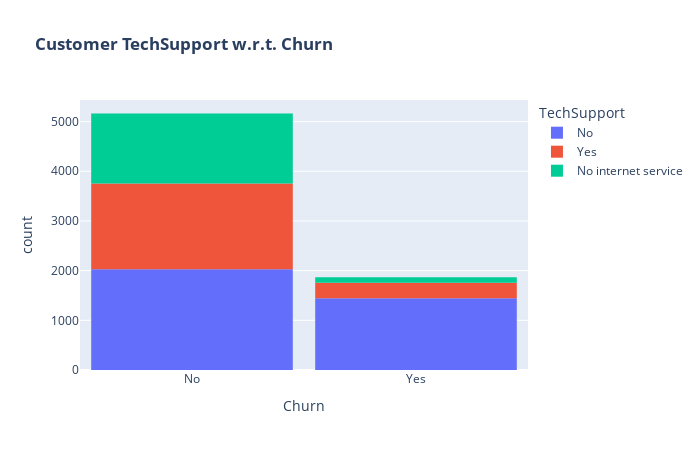

The code cell stored with this chart in its notebook:
### Code cell
fig = px.histogram(df, x="Churn", color="TechSupport", title="<b>Customer TechSupport w.r.t. Churn</b>")
fig.update_layout(width=700, height=450, bargap=0.1)
fig.show()

### Figure 1 — Plotly figure (JSON) as saved in the notebook; plotly's stock layout.template omitted (floating-point values rounded to 4 significant figures; data arrays with more than 128 entries replaced by an {"elided": "..."} marker saying what was removed)
{"data": [{"bingroup": "x", "hovertemplate": "TechSupport=No<br>Churn=%{x}<br>count=%{y}<extra></extra>", "legendgroup": "No", "marker": {"color": "#636efa", "pattern": {"shape": ""}}, "name": "No", "orientation": "v", "showlegend": true, "type": "histogram", "x": {"elided": "3472 str values"}, "xaxis": "x", "yaxis": "y"}, {"bingroup": "x", "hovertemplate": "TechSupport=Yes<br>Churn=%{x}<br>count=%{y}<extra></extra>", "legendgroup": "Yes", "marker": {"color": "#EF553B", "pattern": {"shape": ""}}, "name": "Yes", "orientation": "v", "showlegend": true, "type": "histogram", "x": {"elided": "2040 str values"}, "xaxis": "x", "yaxis": "y"}, {"bingroup": "x", "hovertemplate": "TechSupport=No internet service<br>Churn=%{x}<br>count=%{y}<extra></extra>", "legendgroup": "No internet service", "marker": {"color": "#00cc96", "pattern": {"shape": ""}}, "name": "No internet service", "orientation": "v", "showlegend": true, "type": "histogram", "x": {"elided": "1520 str values"}, "xaxis": "x", "yaxis": "y"}], "layout": {"bargap": 0.1, "barmode": "relative", "height": 450, "legend": {"title": {"text": "TechSupport"}, "tracegroupgap": 0}, "title": {"text": "<b>Customer TechSupport w.r.t. Churn</b>"}, "width": 700, "xaxis": {"anchor": "y", "domain": [0, 1], "title": {"text": "Churn"}}, "yaxis": {"anchor": "x", "domain": [0, 1], "title": {"text": "count"}}}}
